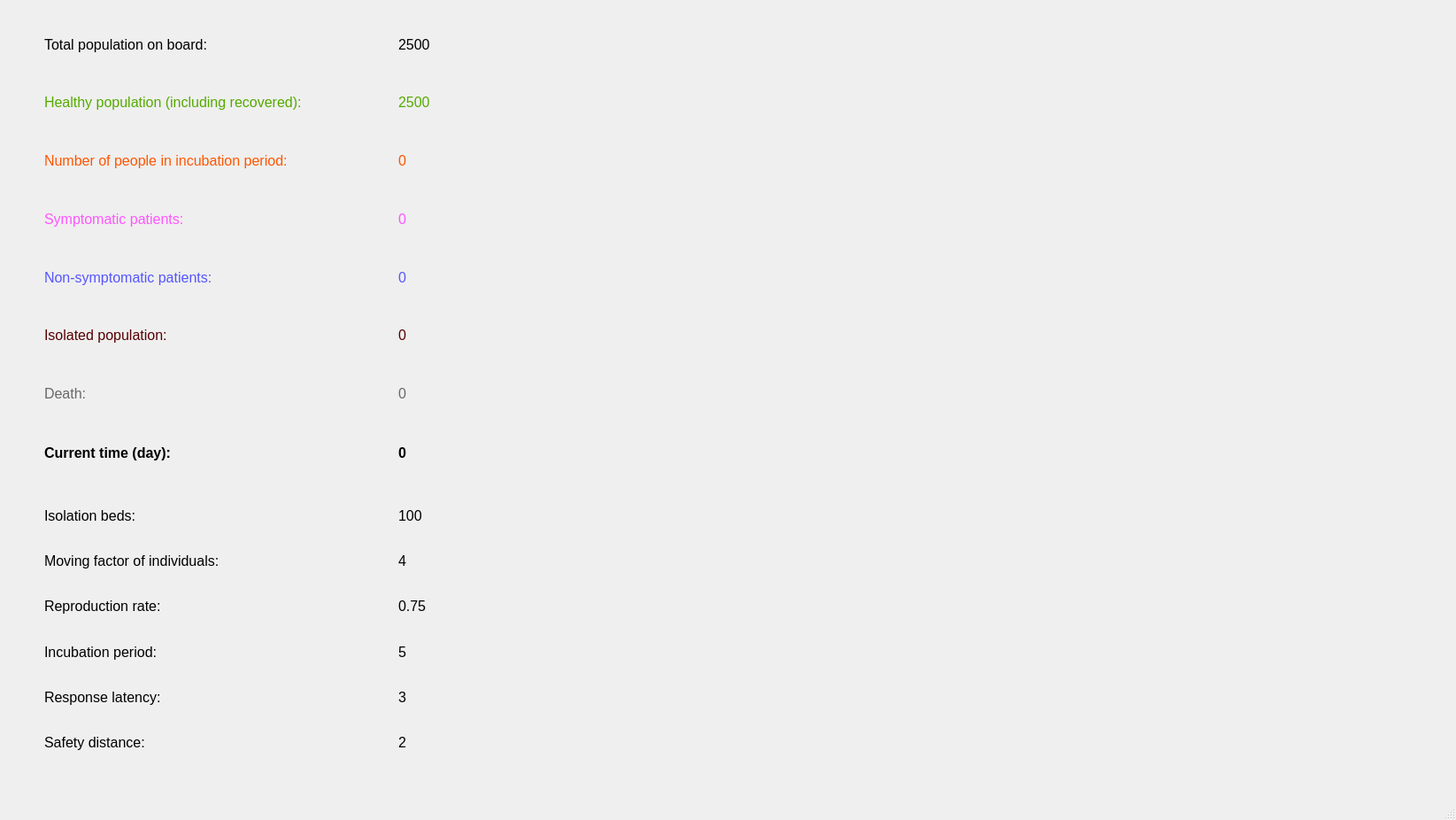
<?xml version="1.0" encoding="UTF-8"?>
<ui version="4.0">
 <class>MainWindow</class>
 <widget class="QMainWindow" name="MainWindow">
  <property name="geometry">
   <rect>
    <x>0</x>
    <y>0</y>
    <width>1645</width>
    <height>926</height>
   </rect>
  </property>
  <property name="windowTitle">
   <string>MainWindow</string>
  </property>
  <widget class="QWidget" name="centralwidget">
   <widget class="QWidget" name="verticalLayoutWidget">
    <property name="geometry">
     <rect>
      <x>50</x>
      <y>20</y>
      <width>373</width>
      <height>521</height>
     </rect>
    </property>
    <layout class="QVBoxLayout" name="verticalLayout">
     <item>
      <widget class="QLabel" name="label">
       <property name="font">
        <font>
         <pointsize>12</pointsize>
        </font>
       </property>
       <property name="text">
        <string>Total population on board:</string>
       </property>
      </widget>
     </item>
     <item>
      <widget class="QLabel" name="label_2">
       <property name="font">
        <font>
         <pointsize>12</pointsize>
         <strikeout>false</strikeout>
        </font>
       </property>
       <property name="text">
        <string>&lt;html&gt;&lt;head/&gt;&lt;body&gt;&lt;p&gt;&lt;span style=&quot; color:#55aa00;&quot;&gt;Healthy population (including recovered):&lt;/span&gt;&lt;/p&gt;&lt;/body&gt;&lt;/html&gt;</string>
       </property>
      </widget>
     </item>
     <item>
      <widget class="QLabel" name="label_3">
       <property name="font">
        <font>
         <pointsize>12</pointsize>
        </font>
       </property>
       <property name="text">
        <string>&lt;html&gt;&lt;head/&gt;&lt;body&gt;&lt;p&gt;&lt;span style=&quot; color:#ff5500;&quot;&gt;Number of people in incubation period:&lt;/span&gt;&lt;/p&gt;&lt;/body&gt;&lt;/html&gt;</string>
       </property>
      </widget>
     </item>
     <item>
      <widget class="QLabel" name="label_9">
       <property name="font">
        <font>
         <pointsize>12</pointsize>
        </font>
       </property>
       <property name="text">
        <string>&lt;html&gt;&lt;head/&gt;&lt;body&gt;&lt;p&gt;&lt;span style=&quot; color:#ff55ff;&quot;&gt;Symptomatic patients:&lt;/span&gt;&lt;/p&gt;&lt;/body&gt;&lt;/html&gt;</string>
       </property>
      </widget>
     </item>
     <item>
      <widget class="QLabel" name="label_5">
       <property name="font">
        <font>
         <pointsize>12</pointsize>
        </font>
       </property>
       <property name="text">
        <string>&lt;html&gt;&lt;head/&gt;&lt;body&gt;&lt;p&gt;&lt;span style=&quot; color:#5555ff;&quot;&gt;Non-symptomatic patients:&lt;/span&gt;&lt;/p&gt;&lt;/body&gt;&lt;/html&gt;</string>
       </property>
      </widget>
     </item>
     <item>
      <widget class="QLabel" name="label_6">
       <property name="font">
        <font>
         <pointsize>12</pointsize>
        </font>
       </property>
       <property name="text">
        <string>&lt;html&gt;&lt;head/&gt;&lt;body&gt;&lt;p&gt;&lt;span style=&quot; color:#550000;&quot;&gt;Isolated population:&lt;/span&gt;&lt;/p&gt;&lt;/body&gt;&lt;/html&gt;</string>
       </property>
      </widget>
     </item>
     <item>
      <widget class="QLabel" name="label_8">
       <property name="font">
        <font>
         <pointsize>12</pointsize>
        </font>
       </property>
       <property name="text">
        <string>&lt;html&gt;&lt;head/&gt;&lt;body&gt;&lt;p&gt;&lt;span style=&quot; color:#686868;&quot;&gt;Death:&lt;/span&gt;&lt;/p&gt;&lt;/body&gt;&lt;/html&gt;</string>
       </property>
      </widget>
     </item>
     <item>
      <widget class="QLabel" name="label_7">
       <property name="font">
        <font>
         <pointsize>12</pointsize>
         <weight>75</weight>
         <bold>true</bold>
        </font>
       </property>
       <property name="text">
        <string>Current time (day):</string>
       </property>
      </widget>
     </item>
    </layout>
   </widget>
   <widget class="QWidget" name="verticalLayoutWidget_2">
    <property name="geometry">
     <rect>
      <x>450</x>
      <y>20</y>
      <width>171</width>
      <height>521</height>
     </rect>
    </property>
    <layout class="QVBoxLayout" name="verticalLayout_2">
     <item>
      <widget class="QLabel" name="label_10Totalpopulation">
       <property name="font">
        <font>
         <pointsize>12</pointsize>
        </font>
       </property>
       <property name="text">
        <string>2500</string>
       </property>
      </widget>
     </item>
     <item>
      <widget class="QLabel" name="label_11healthy">
       <property name="font">
        <font>
         <pointsize>12</pointsize>
        </font>
       </property>
       <property name="text">
        <string>&lt;html&gt;&lt;head/&gt;&lt;body&gt;&lt;p&gt;&lt;span style=&quot; color:#55aa00;&quot;&gt;2500&lt;/span&gt;&lt;/p&gt;&lt;/body&gt;&lt;/html&gt;</string>
       </property>
      </widget>
     </item>
     <item>
      <widget class="QLabel" name="label_12incubation">
       <property name="font">
        <font>
         <pointsize>12</pointsize>
        </font>
       </property>
       <property name="text">
        <string>&lt;html&gt;&lt;head/&gt;&lt;body&gt;&lt;p&gt;&lt;span style=&quot; color:#ff5500;&quot;&gt;0&lt;/span&gt;&lt;/p&gt;&lt;/body&gt;&lt;/html&gt;</string>
       </property>
      </widget>
     </item>
     <item>
      <widget class="QLabel" name="label_13symtomatic">
       <property name="font">
        <font>
         <pointsize>12</pointsize>
        </font>
       </property>
       <property name="text">
        <string>&lt;html&gt;&lt;head/&gt;&lt;body&gt;&lt;p&gt;&lt;span style=&quot; color:#ff55ff;&quot;&gt;0&lt;/span&gt;&lt;/p&gt;&lt;/body&gt;&lt;/html&gt;</string>
       </property>
      </widget>
     </item>
     <item>
      <widget class="QLabel" name="label_14nonsymtomatic">
       <property name="font">
        <font>
         <pointsize>12</pointsize>
        </font>
       </property>
       <property name="text">
        <string>&lt;html&gt;&lt;head/&gt;&lt;body&gt;&lt;p&gt;&lt;span style=&quot; color:#5555ff;&quot;&gt;0&lt;/span&gt;&lt;/p&gt;&lt;/body&gt;&lt;/html&gt;</string>
       </property>
      </widget>
     </item>
     <item>
      <widget class="QLabel" name="label_15isolated">
       <property name="font">
        <font>
         <pointsize>12</pointsize>
        </font>
       </property>
       <property name="text">
        <string>&lt;html&gt;&lt;head/&gt;&lt;body&gt;&lt;p&gt;&lt;span style=&quot; color:#550000;&quot;&gt;0&lt;/span&gt;&lt;/p&gt;&lt;/body&gt;&lt;/html&gt;</string>
       </property>
      </widget>
     </item>
     <item>
      <widget class="QLabel" name="label_17time">
       <property name="font">
        <font>
         <pointsize>12</pointsize>
        </font>
       </property>
       <property name="text">
        <string>&lt;html&gt;&lt;head/&gt;&lt;body&gt;&lt;p&gt;&lt;span style=&quot; color:#686868;&quot;&gt;0&lt;/span&gt;&lt;/p&gt;&lt;/body&gt;&lt;/html&gt;</string>
       </property>
      </widget>
     </item>
     <item>
      <widget class="QLabel" name="label_16death">
       <property name="font">
        <font>
         <pointsize>12</pointsize>
         <weight>75</weight>
         <bold>true</bold>
        </font>
       </property>
       <property name="text">
        <string>0</string>
       </property>
      </widget>
     </item>
    </layout>
   </widget>
   <widget class="QWidget" name="verticalLayoutWidget_3">
    <property name="geometry">
     <rect>
      <x>50</x>
      <y>560</y>
      <width>371</width>
      <height>301</height>
     </rect>
    </property>
    <layout class="QVBoxLayout" name="verticalLayout_3">
     <item>
      <widget class="QLabel" name="label_10">
       <property name="font">
        <font>
         <pointsize>12</pointsize>
        </font>
       </property>
       <property name="text">
        <string>Isolation beds:</string>
       </property>
      </widget>
     </item>
     <item>
      <widget class="QLabel" name="label_11">
       <property name="font">
        <font>
         <pointsize>12</pointsize>
        </font>
       </property>
       <property name="text">
        <string>Moving factor of individuals:</string>
       </property>
      </widget>
     </item>
     <item>
      <widget class="QLabel" name="label_12">
       <property name="font">
        <font>
         <pointsize>12</pointsize>
        </font>
       </property>
       <property name="text">
        <string>Reproduction rate:</string>
       </property>
      </widget>
     </item>
     <item>
      <widget class="QLabel" name="label_13">
       <property name="font">
        <font>
         <pointsize>12</pointsize>
        </font>
       </property>
       <property name="text">
        <string>Incubation period:</string>
       </property>
      </widget>
     </item>
     <item>
      <widget class="QLabel" name="label_14">
       <property name="font">
        <font>
         <pointsize>12</pointsize>
        </font>
       </property>
       <property name="text">
        <string>Response latency:</string>
       </property>
      </widget>
     </item>
     <item>
      <widget class="QLabel" name="label_15">
       <property name="font">
        <font>
         <pointsize>12</pointsize>
        </font>
       </property>
       <property name="text">
        <string>Safety distance:</string>
       </property>
      </widget>
     </item>
    </layout>
   </widget>
   <widget class="QWidget" name="verticalLayoutWidget_4">
    <property name="geometry">
     <rect>
      <x>450</x>
      <y>560</y>
      <width>171</width>
      <height>301</height>
     </rect>
    </property>
    <layout class="QVBoxLayout" name="verticalLayout_4">
     <item>
      <widget class="QLabel" name="label_17">
       <property name="font">
        <font>
         <pointsize>12</pointsize>
        </font>
       </property>
       <property name="text">
        <string>100</string>
       </property>
      </widget>
     </item>
     <item>
      <widget class="QLabel" name="label_16">
       <property name="font">
        <font>
         <pointsize>12</pointsize>
        </font>
       </property>
       <property name="text">
        <string>4</string>
       </property>
      </widget>
     </item>
     <item>
      <widget class="QLabel" name="label_18">
       <property name="font">
        <font>
         <pointsize>12</pointsize>
        </font>
       </property>
       <property name="text">
        <string>0.75</string>
       </property>
      </widget>
     </item>
     <item>
      <widget class="QLabel" name="label_19">
       <property name="font">
        <font>
         <pointsize>12</pointsize>
        </font>
       </property>
       <property name="text">
        <string>5</string>
       </property>
      </widget>
     </item>
     <item>
      <widget class="QLabel" name="label_20">
       <property name="font">
        <font>
         <pointsize>12</pointsize>
        </font>
       </property>
       <property name="text">
        <string>3</string>
       </property>
      </widget>
     </item>
     <item>
      <widget class="QLabel" name="label_21">
       <property name="font">
        <font>
         <pointsize>12</pointsize>
        </font>
       </property>
       <property name="text">
        <string>2</string>
       </property>
      </widget>
     </item>
    </layout>
   </widget>
  </widget>
  <widget class="QMenuBar" name="menubar">
   <property name="geometry">
    <rect>
     <x>0</x>
     <y>0</y>
     <width>1645</width>
     <height>26</height>
    </rect>
   </property>
  </widget>
  <widget class="QStatusBar" name="statusbar"/>
 </widget>
 <resources/>
 <connections/>
</ui>
